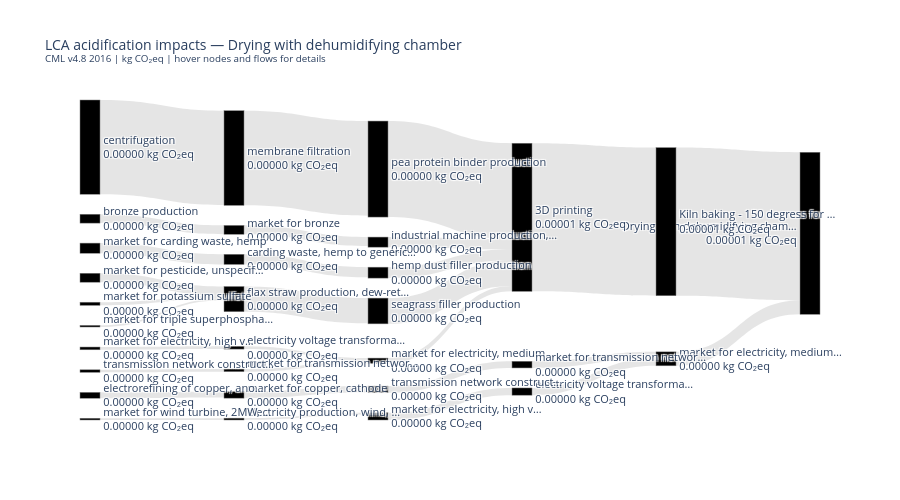

The cell this chart's notebook holds for it:
### Code cell
import plotly.graph_objects as go
import pandas as pd

# --- build node and link lists for Sankey ---
labels = ca["label"].tolist()
label_to_idx = {l: i for i, l in enumerate(labels)}

# short display names (truncate long ecoinvent names)
def short_name(name, maxlen=30):
    return name if len(name) <= maxlen else name[:maxlen] + "…"

display_names = [short_name(row["name"]) + f"<br>{row['score']:.5f} kg CO₂eq"
                 for _, row in ca.iterrows()]

sources, targets, values, link_labels = [], [], [], []

for _, row in ca.iterrows():
    if row["parent"] is None:
        continue
    src = label_to_idx[row["label"]]      # child → parent (reversed)
    tgt = label_to_idx[row["parent"]]
    sources.append(src)
    targets.append(tgt)
    values.append(row["score"])
    link_labels.append(
        f"{short_name(row['name'], 25)} → "
        f"{ca.loc[ca.label==row['parent'], 'name'].values[0][:25]}<br>"
        f"{row['score']:.5f} kg CO₂eq ({row['fraction']*100:.1f}%)"
    )

fig = go.Figure(go.Sankey(
    arrangement="snap",
    node=dict(
        pad=20,
        thickness=20,
        line=dict(color="grey", width=0.5),
        label=display_names,
        color="#000000",
    ),
    link=dict(
        source=sources,
        target=targets,
        value=values,
        label=link_labels,
        color="rgba(150,150,150,0.25)",
    ),
))

fig.update_layout(
    title=dict(
        text="LCA acidification impacts — Drying with dehumidifying chamber<br>"
             "<sup>CML v4.8 2016 | kg CO₂eq | hover nodes and flows for details</sup>",
        font_size=14,
    ),
    font_size=11,
    height=500,
)

fig.show()

### Figure 1 — Plotly figure (JSON) as saved in the notebook; plotly's stock layout.template omitted (floating-point values rounded to 4 significant figures)
{"data": [{"arrangement": "snap", "link": {"color": "rgba(150,150,150,0.25)", "label": ["Kiln baking - 150 degress… → Drying with dehumidifying<br>0.00001 kg CO₂eq (90.7%)", "3D printing → Kiln baking - 150 degress<br>0.00001 kg CO₂eq (90.7%)", "market for electricity, m… → 3D printing<br>0.00000 kg CO₂eq (3.3%)", "electricity voltage trans… → market for electricity, m<br>0.00000 kg CO₂eq (1.7%)", "market for electricity, h… → electricity voltage trans<br>0.00000 kg CO₂eq (1.7%)", "market for transmission n… → market for electricity, m<br>0.00000 kg CO₂eq (1.6%)", "transmission network cons… → market for transmission n<br>0.00000 kg CO₂eq (1.6%)", "industrial machine produc… → 3D printing<br>0.00000 kg CO₂eq (6.2%)", "market for bronze → industrial machine produc<br>0.00000 kg CO₂eq (5.5%)", "bronze production → market for bronze<br>0.00000 kg CO₂eq (5.4%)", "hemp dust filler producti… → 3D printing<br>0.00000 kg CO₂eq (6.7%)", "carding waste, hemp to ge… → hemp dust filler producti<br>0.00000 kg CO₂eq (6.2%)", "market for carding waste,… → carding waste, hemp to ge<br>0.00000 kg CO₂eq (6.2%)", "pea protein binder produc… → 3D printing<br>0.00000 kg CO₂eq (58.8%)", "membrane filtration → pea protein binder produc<br>0.00000 kg CO₂eq (58.0%)", "centrifugation → membrane filtration<br>0.00000 kg CO₂eq (57.7%)", "seagrass filler productio… → 3D printing<br>0.00000 kg CO₂eq (15.8%)", "flax straw production, de… → seagrass filler productio<br>0.00000 kg CO₂eq (15.4%)", "market for pesticide, uns… → flax straw production, de<br>0.00000 kg CO₂eq (5.5%)", "market for potassium sulf… → flax straw production, de<br>0.00000 kg CO₂eq (1.9%)", "market for triple superph… → flax straw production, de<br>0.00000 kg CO₂eq (1.0%)", "market for electricity, m… → Drying with dehumidifying<br>0.00000 kg CO₂eq (8.5%)", "electricity voltage trans… → market for electricity, m<br>0.00000 kg CO₂eq (4.4%)", "market for electricity, h… → electricity voltage trans<br>0.00000 kg CO₂eq (4.4%)", "electricity production, w… → market for electricity, h<br>0.00000 kg CO₂eq (1.1%)", "market for wind turbine, … → electricity production, w<br>0.00000 kg CO₂eq (1.1%)", "market for transmission n… → market for electricity, m<br>0.00000 kg CO₂eq (4.1%)", "transmission network cons… → market for transmission n<br>0.00000 kg CO₂eq (4.1%)", "market for copper, cathod… → transmission network cons<br>0.00000 kg CO₂eq (4.0%)", "electrorefining of copper… → market for copper, cathod<br>0.00000 kg CO₂eq (3.6%)"], "source": [1, 2, 3, 4, 5, 6, 7, 8, 9, 10, 11, 12, 13, 14, 15, 16, 17, 18, 19, 20, 21, 22, 23, 24, 25, 26, 27, 28, 29, 30], "target": [0, 1, 2, 3, 4, 3, 6, 2, 8, 9, 2, 11, 12, 2, 14, 15, 2, 17, 18, 18, 18, 0, 22, 23, 24, 25, 22, 27, 28, 29], "value": [6.826e-06, 6.826e-06, 2.454e-07, 1.274e-07, 1.274e-07, 1.18e-07, 1.18e-07, 4.647e-07, 4.108e-07, 4.087e-07, 5.044e-07, 4.669e-07, 4.669e-07, 4.425e-06, 4.363e-06, 4.343e-06, 1.186e-06, 1.161e-06, 4.132e-07, 1.447e-07, 7.684e-08, 6.418e-07, 3.333e-07, 3.333e-07, 8.549e-08, 8.098e-08, 3.086e-07, 3.086e-07, 2.988e-07, 2.717e-07]}, "node": {"color": "#000000", "label": ["Drying with dehumidifying cham…<br>0.00001 kg CO₂eq", "Kiln baking - 150 degress for …<br>0.00001 kg CO₂eq", "3D printing<br>0.00001 kg CO₂eq", "market for electricity, medium…<br>0.00000 kg CO₂eq", "electricity voltage transforma…<br>0.00000 kg CO₂eq", "market for electricity, high v…<br>0.00000 kg CO₂eq", "market for transmission networ…<br>0.00000 kg CO₂eq", "transmission network construct…<br>0.00000 kg CO₂eq", "industrial machine production,…<br>0.00000 kg CO₂eq", "market for bronze<br>0.00000 kg CO₂eq", "bronze production<br>0.00000 kg CO₂eq", "hemp dust filler production<br>0.00000 kg CO₂eq", "carding waste, hemp to generic…<br>0.00000 kg CO₂eq", "market for carding waste, hemp<br>0.00000 kg CO₂eq", "pea protein binder production<br>0.00000 kg CO₂eq", "membrane filtration<br>0.00000 kg CO₂eq", "centrifugation<br>0.00000 kg CO₂eq", "seagrass filler production<br>0.00000 kg CO₂eq", "flax straw production, dew-ret…<br>0.00000 kg CO₂eq", "market for pesticide, unspecif…<br>0.00000 kg CO₂eq", "market for potassium sulfate<br>0.00000 kg CO₂eq", "market for triple superphospha…<br>0.00000 kg CO₂eq", "market for electricity, medium…<br>0.00000 kg CO₂eq", "electricity voltage transforma…<br>0.00000 kg CO₂eq", "market for electricity, high v…<br>0.00000 kg CO₂eq", "electricity production, wind, …<br>0.00000 kg CO₂eq", "market for wind turbine, 2MW, …<br>0.00000 kg CO₂eq", "market for transmission networ…<br>0.00000 kg CO₂eq", "transmission network construct…<br>0.00000 kg CO₂eq", "market for copper, cathode<br>0.00000 kg CO₂eq", "electrorefining of copper, ano…<br>0.00000 kg CO₂eq"], "line": {"color": "grey", "width": 0.5}, "pad": 20, "thickness": 20}, "type": "sankey"}], "layout": {"font": {"size": 11}, "height": 500, "title": {"font": {"size": 14}, "text": "LCA acidification impacts — Drying with dehumidifying chamber<br><sup>CML v4.8 2016 | kg CO₂eq | hover nodes and flows for details</sup>"}}}
